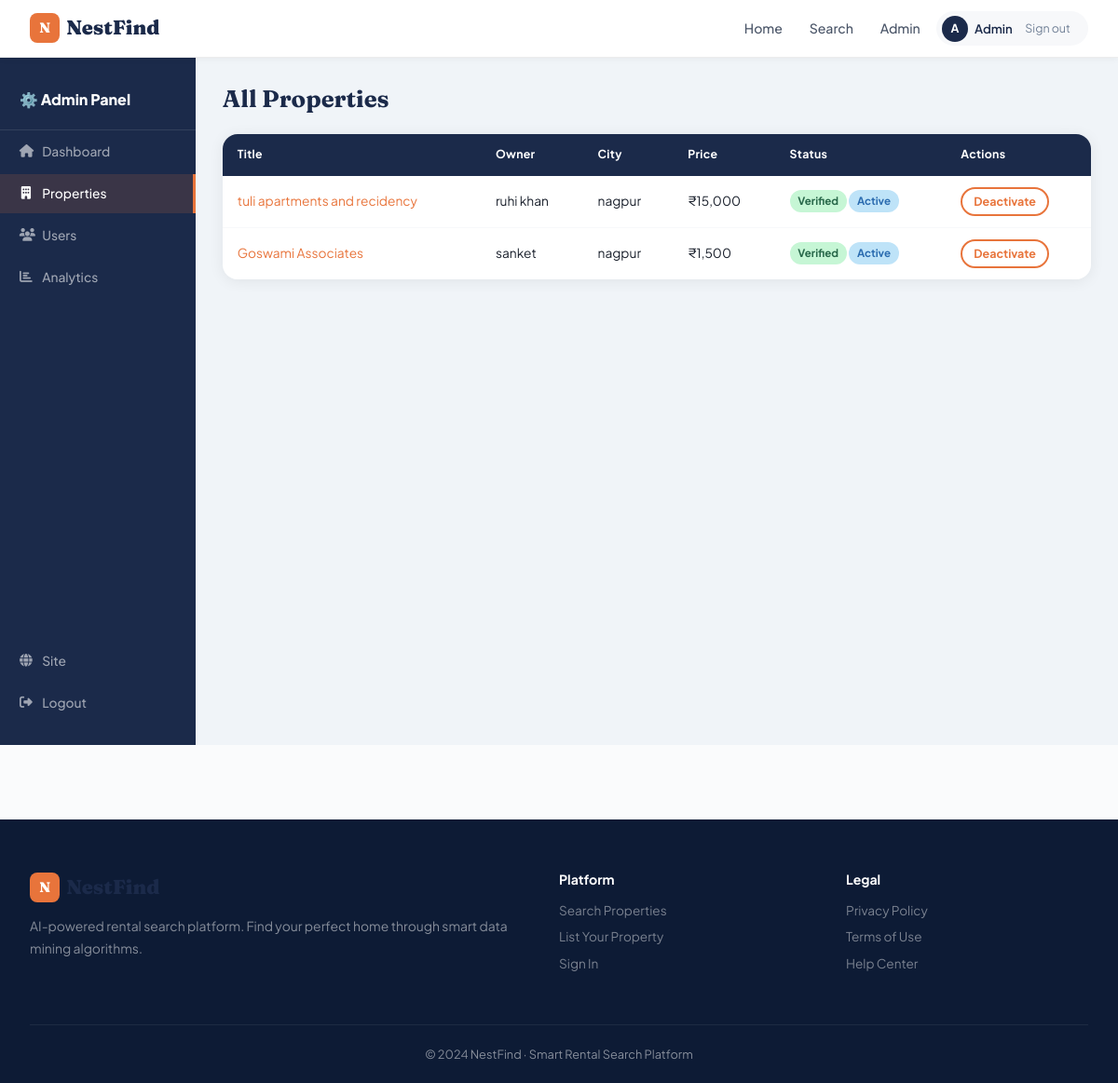
The page /admin/properties (signed in) on the database its author committed.
### models.py (models this page shows)
class User(UserMixin, db.Model):
    __tablename__ = 'users'
    id = db.Column(db.Integer, primary_key=True)
    name = db.Column(db.String(100), nullable=False)
    email = db.Column(db.String(150), unique=True, nullable=False)
    password = db.Column(db.String(200), nullable=False)
    role = db.Column(db.String(20), default='tenant')  # tenant / owner / admin
    is_blocked = db.Column(db.Boolean, default=False)
    created_at = db.Column(db.DateTime, default=datetime.utcnow)
    preferences = db.relationship('TenantPreference', backref='user', uselist=False, lazy=True)
    properties = db.relationship('Property', backref='owner', lazy=True, foreign_keys='Property.owner_id')
    wishlist = db.relationship('Wishlist', backref='user', lazy=True)
    reviews = db.relationship('Review', backref='user', lazy=True)

class Property(db.Model):
    __tablename__ = 'properties'
    id = db.Column(db.Integer, primary_key=True)
    owner_id = db.Column(db.Integer, db.ForeignKey('users.id'), nullable=False)
    title = db.Column(db.String(200), nullable=False)
    description = db.Column(db.Text)
    location = db.Column(db.String(200), nullable=False)
    city = db.Column(db.String(100), nullable=False)
    area = db.Column(db.String(150))  # area/locality within the city
    price = db.Column(db.Float, nullable=False)
    bhk = db.Column(db.Integer, nullable=False)
    property_type = db.Column(db.String(50))
    furnishing = db.Column(db.String(50))
    area_sqft = db.Column(db.Float)
    available_from = db.Column(db.Date)
    is_active = db.Column(db.Boolean, default=True)
    is_verified = db.Column(db.Boolean, default=False)
    is_hidden = db.Column(db.Boolean, default=False)
    created_at = db.Column(db.DateTime, default=datetime.utcnow)
    features = db.relationship('PropertyFeature', backref='property', uselist=False, lazy=True)
    images = db.relationship('PropertyImage', backref='property', lazy=True)
    wishlist_items = db.relationship('Wishlist', backref='property', lazy=True)
    reviews = db.relationship('Review', backref='property', lazy=True)

### routes/admin.py (the view)
@admin.route('/properties')
@login_required
@require_admin
def properties():
    props = Property.query.order_by(Property.created_at.desc()).all()
    return render_template('admin/properties.html', properties=props)

### routes/admin.py (called while the page is built)
def require_admin(f):
    @wraps(f)
    def dec(*a, **kw):
        if not current_user.is_authenticated or current_user.role != 'admin':
            flash('Admin access required.', 'danger')
            return redirect(url_for('auth.login'))
        return f(*a, **kw)
    return dec

### routes/auth.py (called while the page is built)
@login_manager.user_loader
def load_user(user_id):
    return User.query.get(int(user_id))

### templates/admin/properties.html (shortened to what this page needs)
{% extends 'admin/base.html' %}
{% block admin_content %}
<h1 class="admin-title">All Properties</h1>
<div class="table-wrap">
  <table><thead><tr><th>Title</th><th>Owner</th><th>City</th><th>Price</th><th>Status</th><th>Actions</th></tr></thead>
  <tbody>{% for p in properties %}
  <tr>
    <td><a href="/property/{{ p.id }}">{{ p.title[:40] }}</a></td>
    <td>{{ p.owner.name }}</td><td>{{ p.city }}</td>
    <td>₹{{ "{:,.0f}".format(p.price) }}</td>
    <td>{% if p.is_verified %}<span class="badge green">Verified</span>{% else %}<span class="badge yellow">Pending</span>{% endif %}
        {% if p.is_active %}<span class="badge blue">Active</span>{% else %}<span class="badge red">Inactive</span>{% endif %}</td>
    <td><div class="action-row">
      <form method="POST" action="/admin/property/toggle/{{ p.id }}" style="display:inline"><button class="btn-outline btn-sm">{{ 'Deactivate' if p.is_active else 'Activate' }}</button></form>
    </div></td>
  </tr>
  {% endfor %}</tbody></table>
</div>
{% endblock %}

### templates/base.html (shortened to what this page needs)
<!DOCTYPE html>
<html lang="en">
<head>
<link rel="stylesheet" href="https://cdnjs.cloudflare.com/ajax/libs/font-awesome/6.5.0/css/all.min.css"/>
<link rel="stylesheet" href="/static/css/main.css"/>
</head>
<body>
<nav class="navbar">
  <a href="/" class="brand">
    <div class="brand-mark">N</div>
    <span class="brand-name">NestFind</span>
  </a>
  <div class="nav-links" id="navLinks">
    <a href="/" class="nav-link {% if request.path=='/' %}active{% endif %}">Home</a>
    <a href="/search" class="nav-link {% if '/search' in request.path %}active{% endif %}">Search</a>
    {% if current_user.is_authenticated %}
      {% if current_user.role == 'admin' %}
        <a href="/admin/dashboard" class="nav-link">Admin</a>
      {% elif current_user.role == 'owner' %}
        <a href="/owner/dashboard" class="nav-link">My Listings</a>
        <a href="/owner/property/add" class="nav-cta">+ List Property</a>
      {% else %}
        <a href="/wishlist" class="nav-link"><i class="fas fa-heart"></i> Saved</a>
      {% endif %}
      <div class="nav-user-pill">
        <div class="user-dot">{{ current_user.name[0].upper() }}</div>
        <span>{{ current_user.name.split()[0] }}</span>
        <a href="/logout" class="logout-link">Sign out</a>
      </div>
    {% else %}
      <a href="/login" class="nav-link">Login</a>
      <a href="/register" class="nav-cta">Register</a>
    {% endif %}
  </div>
</nav>
<main>{% block content %}{% endblock %}</main>
<footer class="site-footer">
  <div class="footer-grid">
    <div class="footer-about">
      <div class="brand"><div class="brand-mark">N</div><span class="brand-name">NestFind</span></div>
      <p>AI-powered rental search platform. Find your perfect home through smart data mining algorithms.</p>
    </div>
    <div>
      <h4>Platform</h4>
      <a href="/search">Search Properties</a>
      <a href="/register">List Your Property</a>
      <a href="/login">Sign In</a>
    </div>
    <div>
      <h4>Legal</h4>
      <a href="#">Privacy Policy</a>
      <a href="#">Terms of Use</a>
      <a href="#">Help Center</a>
    </div>
  </div>
  <div class="footer-bottom">© 2024 NestFind · Smart Rental Search Platform</div>
</footer>
</body>
</html>

### static/css/main.css (style rules this page uses)
:root { --navy:#1B2A4A; --blue:#2E5FA3; --lblue:#D6E4F7; --orange:#E8743B; --orange2:#d4663a; --dark:#0D1B35; --gray:#4A5568; --lgray:#F7F8FA; --mgray:#CBD5E0; --white:#FFFFFF; --cream:#FAFBFC; --text:#1A202C; --muted:#718096; --green:#276749; --red:#C53030; --yellow:#B7791F; --r:10px; --r2:16px; --r3:24px; --sh:0 2px 16px rgba(0,0,0,0.07); --sh2:0 8px 32px rgba(0,0,0,0.10); --t:all 0.22s cubic-bezier(0.4,0,0.2,1); }
*,*::before,*::after { box-sizing:border-box;margin:0;padding:0 }
html { scroll-behavior:smooth }
body { font-family:'Plus Jakarta Sans',system-ui,sans-serif;background:var(--cream);color:var(--text);line-height:1.6 }
h1,h2,h3,h4 { font-family:'Fraunces',Georgia,serif;line-height:1.2;color:var(--navy) }
a { color:var(--orange);text-decoration:none;transition:var(--t) }
.navbar { position:sticky;top:0;z-index:1000;background:rgba(255,255,255,0.97);backdrop-filter:blur(12px);border-bottom:1px solid rgba(0,0,0,0.07);height:62px;padding:0 2rem;display:flex;align-items:center;justify-content:space-between;box-shadow:0 1px 8px rgba(0,0,0,0.05) }
.brand { display:flex;align-items:center;gap:.45rem;font-family:'Fraunces',serif;font-size:1.35rem;font-weight:900;color:var(--navy)!important }
.brand-mark { width:32px;height:32px;background:var(--orange);border-radius:8px;display:flex;align-items:center;justify-content:center;font-size:.95rem;font-weight:900;color:white }
.brand-name { color:var(--navy) }
.nav-links { display:flex;align-items:center;gap:.3rem }
.nav-link { color:var(--gray)!important;padding:.4rem .75rem;border-radius:8px;font-weight:500;font-size:.88rem;transition:var(--t) }
.nav-user-pill { display:flex;align-items:center;gap:.45rem;background:var(--lgray);border-radius:50px;padding:.3rem .8rem .3rem .4rem }
.user-dot { width:28px;height:28px;background:var(--navy);color:white;border-radius:50%;display:flex;align-items:center;justify-content:center;font-weight:700;font-size:.78rem }
.nav-user-pill span { font-size:.82rem;font-weight:600;color:var(--navy) }
.logout-link { font-size:.78rem;color:var(--muted)!important;padding:.2rem .4rem;border-radius:5px }
.btn-outline { display:inline-flex;align-items:center;gap:.4rem;border:2px solid var(--orange);color:var(--orange);padding:.6rem 1.2rem;border-radius:50px;font-weight:700;font-size:.88rem;transition:var(--t);background:none;cursor:pointer;font-family:inherit }
.btn-outline.btn-sm { padding:.35rem .75rem;font-size:.78rem }
.action-row { display:flex;gap:.4rem }
.badge { display:inline-block;padding:.18rem .55rem;border-radius:50px;font-size:.72rem;font-weight:700 }
.badge.green { background:#C6F6D5;color:var(--green) }
.badge.blue { background:#BEE3F8;color:#2B6CB0 }
.admin-title { font-size:1.6rem;margin-bottom:1.4rem }
.table-wrap { border-radius:var(--r2);overflow:hidden;box-shadow:var(--sh) }
table { width:100%;border-collapse:collapse;background:white }
thead { background:var(--navy) }
th { padding:.78rem 1rem;font-size:.77rem;font-weight:700;text-align:left;color:white;letter-spacing:.3px }
td { padding:.75rem 1rem;font-size:.86rem;border-bottom:1px solid var(--lgray);vertical-align:middle }
tr:last-child td { border-bottom:none }
.site-footer { background:var(--dark);color:rgba(255,255,255,.5);padding:3.5rem 2rem 0;margin-top:5rem }
.footer-grid { max-width:1160px;margin:0 auto;display:grid;grid-template-columns:2fr 1fr 1fr;gap:3rem;padding-bottom:3rem }
.footer-about .brand { margin-bottom:.8rem }
.footer-about p { font-size:.87rem;line-height:1.7 }
.footer-grid h4 { color:white;font-size:.88rem;margin-bottom:.9rem;font-family:'Plus Jakarta Sans',sans-serif }
.footer-grid a { display:block;color:rgba(255,255,255,.45);font-size:.85rem;margin-bottom:.4rem;transition:var(--t) }
.footer-bottom { border-top:1px solid rgba(255,255,255,.07);padding:1.3rem 0;text-align:center;font-size:.8rem;max-width:1160px;margin:0 auto }

### rows shown on the page
User: name "A", name "Admin"
Property: title "tuli apartments and recidency", owner.name "ruhi khan", city "nagpur", price "15,000", is_verified "Verified", shows "Active", is_active "Deactivate"
Property: title "Goswami Associates", owner.name "sanket", city "nagpur", price "1,500", is_verified "Verified", shows "Active", is_active "Deactivate"
